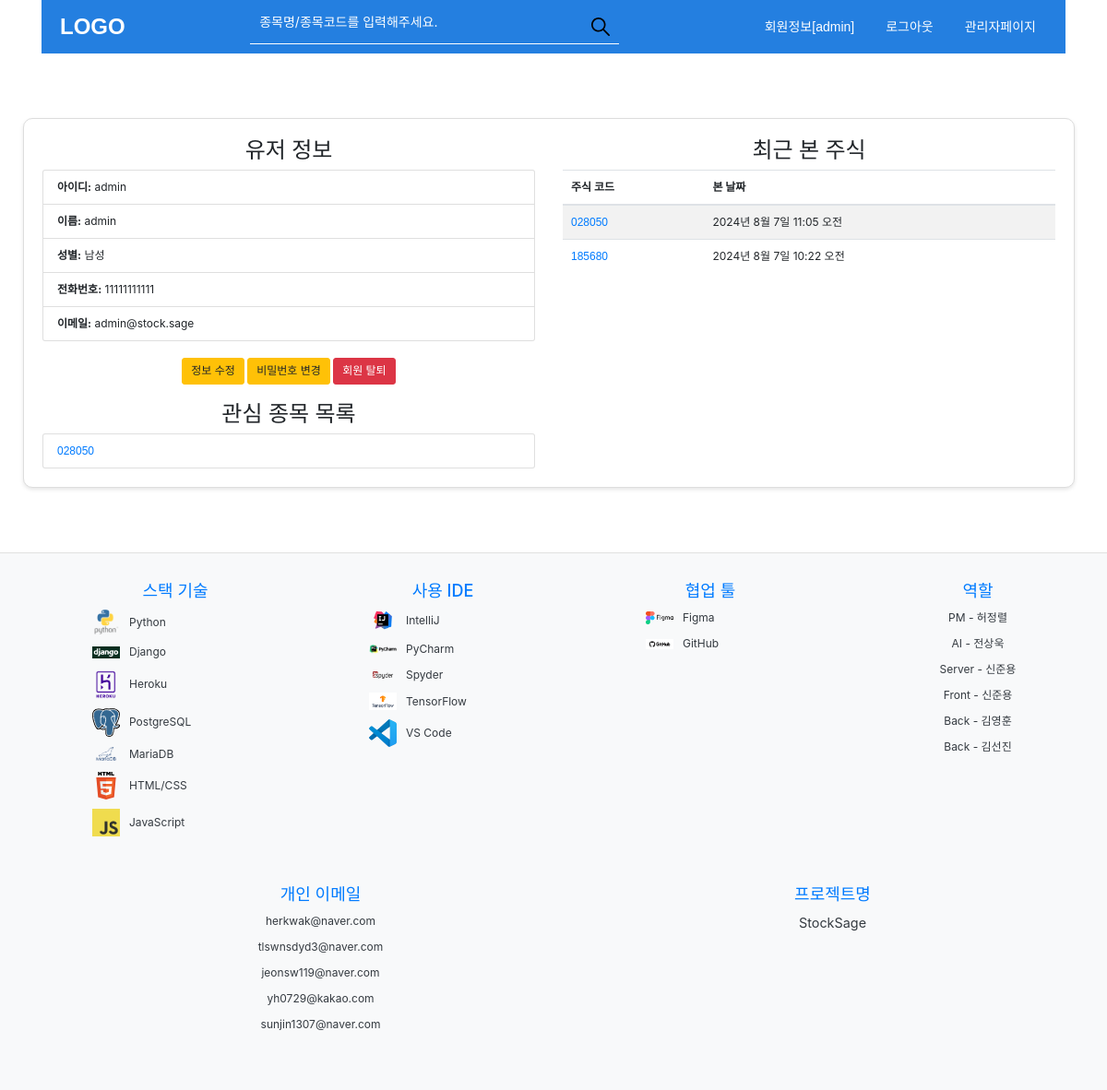
Page /member/info/ (signed in) on the committed database.
### member/models.py (models this page shows)
class Member(models.Model) :
    id = models.CharField(max_length=20, primary_key=True)
    pass1 = models.CharField(max_length=20)
    name = models.CharField(max_length=20)
    gender = models.IntegerField(default=0)
    tel = models.CharField(max_length=20)
    email = models.CharField(max_length=100)
    is_active = models.BooleanField(default=True)

### stock/models.py (models this page shows)
class InterestStock(models.Model):
    member = models.ForeignKey(Member, on_delete=models.CASCADE)
    stock_code = models.CharField(max_length=10)
    added_at = models.DateTimeField(auto_now_add=True)
    class Meta:
        unique_together = ('member', 'stock_code')  # 동일한 사용자가 같은 종목을 중복 기록하지 않도록

class RecentStock(models.Model):
    member = models.ForeignKey(Member, on_delete=models.CASCADE)
    stock_code = models.CharField(max_length=10)
    viewed_at = models.DateTimeField(auto_now_add=True)
    class Meta:
        ordering = ['-viewed_at']
        unique_together = ('member', 'stock_code')  # 동일한 사용자가 같은 종목을 중복 기록하지 않도록

### decorator/decorator.py (the view)
    def check(request):  #def function(request, id)
        print("deco")
        try:
            login = request.session["id"]
        except:
            context = {"msg": "로그인 하세요", "url": "/member/login/"}
            return render(request, "alert.html", context)
        return func(request)

### decorator/decorator.py (called while the page is built)
def loginchk(func):
    def check(request):  #def function(request, id)
        print("deco")
        try:
            login = request.session["id"]
        except:
            context = {"msg": "로그인 하세요", "url": "/member/login/"}
            return render(request, "alert.html", context)
        return func(request)
    return check

### member/views.py (called while the page is built)
@loginchk
def info(request):
    id1 = request.session["id"]
    member = Member.objects.get(id=id1)
    interest_stocks = InterestStock.objects.filter(member_id=id1).order_by('-added_at')
    recent_stocks = RecentStock.objects.filter(member_id=id1).order_by('-viewed_at')
    return render(request, "member/info.html", {
        "member": member,
        "recent_stock": recent_stocks,
        "interest_stocks": interest_stocks,
    })

### templates/member/info.html (shortened to what this page needs)
{% extends 'base.html' %}
{% block content %}
    <link href="https://stackpath.bootstrapcdn.com/bootstrap/4.5.2/css/bootstrap.min.css" rel="stylesheet">
    <div class="container info-container">
        <div class="row">
            <div class="col-md-6">
                <h2 class="text-center">유저 정보</h2>
                <ul class="list-group mb-4">
                    <li class="list-group-item"><strong>아이디:</strong> {{ member.id }}</li>
                    <li class="list-group-item"><strong>이름:</strong> {{ member.name }}</li>
                    <li class="list-group-item"><strong>성별:</strong>
                        {% if member.gender == 0 %}
                            남성
                        {% elif member.gender == 1 %}
                            여성
                        {% endif %}
                    </li>
                    <li class="list-group-item"><strong>전화번호:</strong> {{ member.tel }}</li>
                    <li class="list-group-item"><strong>이메일:</strong> {{ member.email }}</li>
                </ul>
                <div class="text-center mb-4">
                    <a href="/member/update" class="btn btn-warning">정보 수정</a>
                    <a href="/member/chgpass" class="btn btn-warning">비밀번호 변경</a>
                    <a href="/member/delete" class="btn btn-danger">회원 탈퇴</a>
                </div>
                <h2 class="text-center">관심 종목 목록</h2>
                <ul class="list-group">
                    {% for stock in interest_stocks %}
                        <li class="list-group-item"><a href="/stock/info/?ticker={{ stock.stock_code }}">{{ stock.stock_code }}</a></li>
                    {% empty %}
                        <li class="list-group-item">관심 종목이 없습니다.</li>
                    {% endfor %}
                </ul>
            </div>
            <div class="col-md-6">
                <h2 class="text-center">최근 본 주식</h2>
                <table class="table table-striped">
                    <thead>
                    <tr>
                        <th>주식 코드</th>
                        <th>본 날짜</th>
                    </tr>
                    </thead>
                    <tbody>
                    {% for stock in recent_stock %}
                        <tr>
                            <td><a href="/stock/info/?ticker={{ stock.stock_code }}">{{ stock.stock_code }}</a></td>
                            <td>{{ stock.viewed_at }}</td>
                        </tr>
                    {% empty %}
                        <tr>
                            <td colspan="2">최근 본 주식이 없습니다.</td>
                        </tr>
                    {% endfor %}
                    </tbody>
                </table>
            </div>
        </div>
    </div>
{% endblock %}

### static/css/styles1.css (style rules this page uses)
body, html, a { margin: 0; padding: 0; height: 100%; display: flex; flex-direction: column; font-family: Arial, sans-serif; font-size: 12px; list-style:none; text-decoration : none; }
a { color : #000; }
.container { width: 960px; margin: 0 auto; display: flex; flex-direction: column; flex: 1; }

### static/css/footer.css (style rules this page uses)
body { font-family: Arial, sans-serif; margin: 0; padding: 0; }

### static/css/header.css (style rules this page uses)
body { margin: 0; font-family: 'Arial', sans-serif; background-color: #f9f9f9; }
.container { max-width: 960px; margin: 0 auto; padding: 0 20px; }
.stock-ranking, { padding: 15px; }

### templates/member/info.html (style rules this page uses)
.info-container { margin: 50px auto; padding: 20px; border: 1px solid #ddd; border-radius: 10px; box-shadow: 0 2px 4px rgba(0, 0, 0, 0.1); background-color: #fff; }

### rows in the picture
Member: id "admin", name "admin", tel "11111111111", email "admin@stock.sage"
InterestStock: stock_code "028050"
RecentStock: stock_code "028050", viewed_at "2024년 8월 7일 11:05 오전"
RecentStock: stock_code "185680", viewed_at "2024년 8월 7일 10:22 오전"

### other values in the picture
{{ request.session.id }} "admin"
